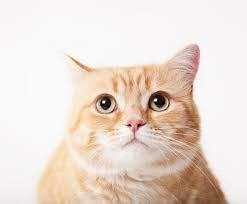
#> input picture cat.jpg, 247 x 204 px
$ python 'Canny edge.py'
#> lines starting #> are read from the running program, lines starting #| are printed output that depends on the picture; after the words box and inside, x2 and y2 are one past the last pixel; in counts of white or black regions, pixels touching at a corner belong together
import cv2 as cv

img = cv.imread('cat.jpg')
#> img is the input picture: shape (204, 247, 3); mean B, G, R 210.7, 220.3, 233.5

gray =cv.cvtColor(img,cv.COLOR_BGR2GRAY)
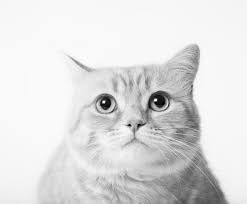
#> gray: shape (204, 247); min 0, max 255, mean 223.2

canny1 = cv.Canny(gray,50,150)
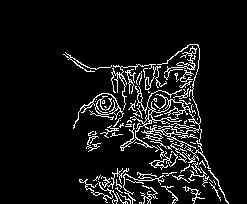
#> canny1: shape (204, 247); 7.9% white in thin lines or dots, all inside (x1, y1, x2, y2) = (63, 44, 229, 204)
canny2 = cv.Canny(gray,50,150)

cv.imshow('Original',gray)
cv.imshow('canny1',canny1)
cv.imshow('canny2',canny2)

cv.waitKey()
cv.destroyAllWindows()
